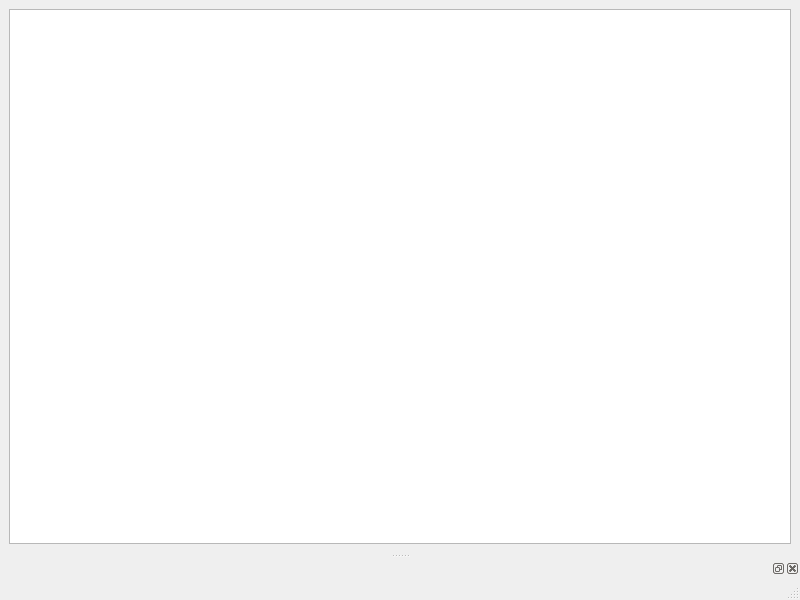
<?xml version="1.0" encoding="UTF-8"?>
<ui version="4.0">
 <class>MainWindow</class>
 <widget class="QMainWindow" name="MainWindow">
  <property name="geometry">
   <rect>
    <x>0</x>
    <y>0</y>
    <width>800</width>
    <height>600</height>
   </rect>
  </property>
  <property name="windowTitle">
   <string>MainWindow</string>
  </property>
  <widget class="QWidget" name="centralwidget">
   <layout class="QVBoxLayout" name="verticalLayout">
    <item>
     <widget class="PyInterp" name="textEdit"/>
    </item>
   </layout>
  </widget>
  <widget class="QMenuBar" name="menubar">
   <property name="geometry">
    <rect>
     <x>0</x>
     <y>0</y>
     <width>800</width>
     <height>20</height>
    </rect>
   </property>
  </widget>
  <widget class="QStatusBar" name="statusbar"/>
  <widget class="CDockWidget" name="dockWidget">
   <attribute name="dockWidgetArea">
    <number>8</number>
   </attribute>
   <widget class="QWidget" name="dockWidgetContents"/>
  </widget>
 </widget>
 <customwidgets>
  <customwidget>
   <class>CDockWidget</class>
   <extends>QDockWidget</extends>
   <header>cdockwidget.h</header>
   <container>1</container>
  </customwidget>
  <customwidget>
   <class>PyInterp</class>
   <extends>QTextEdit</extends>
   <header>pyinterp.h</header>
  </customwidget>
 </customwidgets>
 <resources/>
 <connections/>
</ui>
